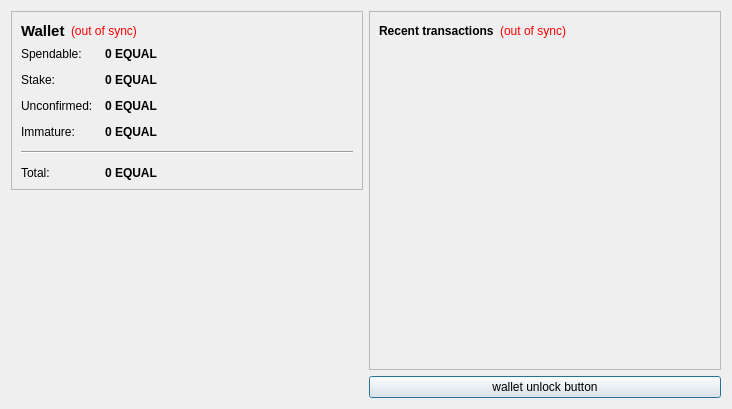
<?xml version="1.0" encoding="UTF-8"?>
<ui version="4.0">
 <class>OverviewPage</class>
 <widget class="QWidget" name="OverviewPage">
  <property name="geometry">
   <rect>
    <x>0</x>
    <y>0</y>
    <width>732</width>
    <height>409</height>
   </rect>
  </property>
  <property name="windowTitle">
   <string>Form</string>
  </property>
  <layout class="QHBoxLayout" name="horizontalLayout" stretch="0,0">
   <item>
    <layout class="QVBoxLayout" name="verticalLayout_2">
     <item>
      <widget class="QFrame" name="frame">
       <property name="frameShape">
        <enum>QFrame::StyledPanel</enum>
       </property>
       <property name="frameShadow">
        <enum>QFrame::Raised</enum>
       </property>
       <layout class="QVBoxLayout" name="verticalLayout_4">
        <item>
         <layout class="QHBoxLayout" name="horizontalLayout_4">
          <item>
           <widget class="QLabel" name="label_5">
            <property name="font">
             <font>
              <pointsize>11</pointsize>
              <weight>75</weight>
              <bold>true</bold>
             </font>
            </property>
            <property name="text">
             <string>Wallet</string>
            </property>
           </widget>
          </item>
          <item>
           <widget class="QLabel" name="labelWalletStatus">
            <property name="toolTip">
             <string>The displayed information may be out of date. Your wallet automatically synchronizes with the EqualCoin network after a connection is established, but this process has not completed yet.</string>
            </property>
            <property name="styleSheet">
             <string notr="true">QLabel { color: red; }</string>
            </property>
            <property name="text">
             <string notr="true">(out of sync)</string>
            </property>
            <property name="alignment">
             <set>Qt::AlignLeading|Qt::AlignLeft|Qt::AlignVCenter</set>
            </property>
           </widget>
          </item>
          <item>
           <spacer name="horizontalSpacer_2">
            <property name="orientation">
             <enum>Qt::Horizontal</enum>
            </property>
            <property name="sizeHint" stdset="0">
             <size>
              <width>40</width>
              <height>20</height>
             </size>
            </property>
           </spacer>
          </item>
         </layout>
        </item>
        <item>
         <layout class="QFormLayout" name="formLayout_2">
          <property name="fieldGrowthPolicy">
           <enum>QFormLayout::AllNonFixedFieldsGrow</enum>
          </property>
          <property name="horizontalSpacing">
           <number>12</number>
          </property>
          <property name="verticalSpacing">
           <number>12</number>
          </property>
          <item row="0" column="0">
           <widget class="QLabel" name="label">
            <property name="text">
             <string>Spendable:</string>
            </property>
           </widget>
          </item>
          <item row="0" column="1">
           <widget class="QLabel" name="labelBalance">
            <property name="font">
             <font>
              <weight>75</weight>
              <bold>true</bold>
             </font>
            </property>
            <property name="cursor">
             <cursorShape>IBeamCursor</cursorShape>
            </property>
            <property name="toolTip">
             <string>Your current spendable balance</string>
            </property>
            <property name="text">
             <string notr="true">0 EQUAL</string>
            </property>
            <property name="textInteractionFlags">
             <set>Qt::LinksAccessibleByMouse|Qt::TextSelectableByKeyboard|Qt::TextSelectableByMouse</set>
            </property>
           </widget>
          </item>
          <item row="1" column="0">
           <widget class="QLabel" name="label_6">
            <property name="text">
             <string>Stake:</string>
            </property>
           </widget>
          </item>
          <item row="1" column="1">
           <widget class="QLabel" name="labelStake">
            <property name="font">
             <font>
              <weight>75</weight>
              <bold>true</bold>
             </font>
            </property>
            <property name="cursor">
             <cursorShape>IBeamCursor</cursorShape>
            </property>
            <property name="toolTip">
             <string>Total of coins that was staked, and do not yet count toward the current balance</string>
            </property>
            <property name="text">
             <string notr="true">0 EQUAL</string>
            </property>
            <property name="textInteractionFlags">
             <set>Qt::LinksAccessibleByMouse|Qt::TextSelectableByKeyboard|Qt::TextSelectableByMouse</set>
            </property>
           </widget>
          </item>
          <item row="2" column="0">
           <widget class="QLabel" name="label_3">
            <property name="text">
             <string>Unconfirmed:</string>
            </property>
           </widget>
          </item>
          <item row="2" column="1">
           <widget class="QLabel" name="labelUnconfirmed">
            <property name="font">
             <font>
              <weight>75</weight>
              <bold>true</bold>
             </font>
            </property>
            <property name="cursor">
             <cursorShape>IBeamCursor</cursorShape>
            </property>
            <property name="toolTip">
             <string>Total of transactions that have yet to be confirmed, and do not yet count toward the current balance</string>
            </property>
            <property name="text">
             <string notr="true">0 EQUAL</string>
            </property>
            <property name="textInteractionFlags">
             <set>Qt::LinksAccessibleByMouse|Qt::TextSelectableByKeyboard|Qt::TextSelectableByMouse</set>
            </property>
           </widget>
          </item>
          <item row="3" column="0">
           <widget class="QLabel" name="labelImmatureText">
            <property name="text">
             <string>Immature:</string>
            </property>
           </widget>
          </item>
          <item row="3" column="1">
           <widget class="QLabel" name="labelImmature">
            <property name="font">
             <font>
              <weight>75</weight>
              <bold>true</bold>
             </font>
            </property>
            <property name="toolTip">
             <string>Mined balance that has not yet matured</string>
            </property>
            <property name="text">
             <string notr="true">0 EQUAL</string>
            </property>
            <property name="textInteractionFlags">
             <set>Qt::LinksAccessibleByMouse|Qt::TextSelectableByKeyboard|Qt::TextSelectableByMouse</set>
            </property>
           </widget>
          </item>
          <item row="4" column="0" colspan="2">
           <widget class="Line" name="line">
            <property name="orientation">
             <enum>Qt::Horizontal</enum>
            </property>
           </widget>
          </item>
          <item row="5" column="0">
           <widget class="QLabel" name="labelTotalText">
            <property name="text">
             <string>Total:</string>
            </property>
           </widget>
          </item>
          <item row="5" column="1">
           <widget class="QLabel" name="labelTotal">
            <property name="font">
             <font>
              <weight>75</weight>
              <bold>true</bold>
             </font>
            </property>
            <property name="cursor">
             <cursorShape>IBeamCursor</cursorShape>
            </property>
            <property name="toolTip">
             <string>Your current total balance</string>
            </property>
            <property name="text">
             <string notr="true">0 EQUAL</string>
            </property>
            <property name="textInteractionFlags">
             <set>Qt::LinksAccessibleByMouse|Qt::TextSelectableByKeyboard|Qt::TextSelectableByMouse</set>
            </property>
           </widget>
          </item>
         </layout>
        </item>
       </layout>
      </widget>
     </item>
     <item>
      <spacer name="verticalSpacer_4">
       <property name="orientation">
        <enum>Qt::Vertical</enum>
       </property>
       <property name="sizeHint" stdset="0">
        <size>
         <width>20</width>
         <height>40</height>
        </size>
       </property>
      </spacer>
     </item>
     <item>
      <widget class="QLabel" name="label_2">
       <property name="text">
        <string/>
       </property>
       <property name="pixmap">
        <pixmap resource="../bitcoin.qrc">:/images/Wallet_Logo</pixmap>
       </property>
       <property name="alignment">
        <set>Qt::AlignCenter</set>
       </property>
      </widget>
     </item>
     <item>
      <spacer name="verticalSpacer">
       <property name="orientation">
        <enum>Qt::Vertical</enum>
       </property>
       <property name="sizeHint" stdset="0">
        <size>
         <width>20</width>
         <height>40</height>
        </size>
       </property>
      </spacer>
     </item>
    </layout>
   </item>
   <item>
    <layout class="QVBoxLayout" name="verticalLayout_3">
     <item>
      <widget class="QFrame" name="frame_2">
       <property name="frameShape">
        <enum>QFrame::StyledPanel</enum>
       </property>
       <property name="frameShadow">
        <enum>QFrame::Raised</enum>
       </property>
       <layout class="QVBoxLayout" name="verticalLayout">
        <item>
         <layout class="QHBoxLayout" name="horizontalLayout_2">
          <item>
           <widget class="QLabel" name="label_4">
            <property name="text">
             <string>&lt;b&gt;Recent transactions&lt;/b&gt;</string>
            </property>
           </widget>
          </item>
          <item>
           <widget class="QLabel" name="labelTransactionsStatus">
            <property name="toolTip">
             <string>The displayed information may be out of date. Your wallet automatically synchronizes with the EqualCoin network after a connection is established, but this process has not completed yet.</string>
            </property>
            <property name="styleSheet">
             <string notr="true">QLabel { color: red; }</string>
            </property>
            <property name="text">
             <string notr="true">(out of sync)</string>
            </property>
            <property name="alignment">
             <set>Qt::AlignRight|Qt::AlignTrailing|Qt::AlignVCenter</set>
            </property>
           </widget>
          </item>
          <item>
           <spacer name="horizontalSpacer">
            <property name="orientation">
             <enum>Qt::Horizontal</enum>
            </property>
            <property name="sizeHint" stdset="0">
             <size>
              <width>40</width>
              <height>20</height>
             </size>
            </property>
           </spacer>
          </item>
         </layout>
        </item>
        <item>
         <widget class="QListView" name="listTransactions">
          <property name="styleSheet">
           <string notr="true">QListView { background: transparent; }</string>
          </property>
          <property name="frameShape">
           <enum>QFrame::NoFrame</enum>
          </property>
          <property name="verticalScrollBarPolicy">
           <enum>Qt::ScrollBarAlwaysOff</enum>
          </property>
          <property name="horizontalScrollBarPolicy">
           <enum>Qt::ScrollBarAlwaysOff</enum>
          </property>
          <property name="selectionMode">
           <enum>QAbstractItemView::NoSelection</enum>
          </property>
         </widget>
        </item>
       </layout>
      </widget>
     </item>
     <item>
      <widget class="QPushButton" name="unlockWalletButton">
       <property name="sizePolicy">
        <sizepolicy hsizetype="Minimum" vsizetype="Fixed">
         <horstretch>0</horstretch>
         <verstretch>0</verstretch>
        </sizepolicy>
       </property>
       <property name="maximumSize">
        <size>
         <width>16777214</width>
         <height>16777214</height>
        </size>
       </property>
       <property name="toolTip">
        <string/>
       </property>
       <property name="text">
        <string>wallet unlock button</string>
       </property>
       <property name="checkable">
        <bool>false</bool>
       </property>
       <property name="autoDefault">
        <bool>false</bool>
       </property>
       <property name="default">
        <bool>true</bool>
       </property>
       <property name="flat">
        <bool>false</bool>
       </property>
      </widget>
     </item>
    </layout>
   </item>
  </layout>
 </widget>
 <resources>
  <include location="../bitcoin.qrc"/>
 </resources>
 <connections/>
</ui>
